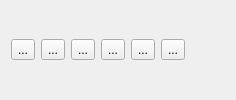
        <widget class="QFrame" name="align_frame">
         <property name="sizePolicy">
          <sizepolicy hsizetype="Preferred" vsizetype="Maximum">
           <horstretch>0</horstretch>
           <verstretch>0</verstretch>
          </sizepolicy>
         </property>
         <property name="frameShape">
          <enum>QFrame::NoFrame</enum>
         </property>
         <property name="frameShadow">
          <enum>QFrame::Plain</enum>
         </property>
         <layout class="QHBoxLayout" name="horizontalLayout_2">
          <property name="topMargin">
           <number>0</number>
          </property>
          <property name="bottomMargin">
           <number>0</number>
          </property>
          <item>
           <widget class="QToolButton" name="itemleft">
            <property name="text">
             <string>...</string>
            </property>
           </widget>
          </item>
          <item>
           <widget class="QToolButton" name="itemhcenter">
            <property name="text">
             <string>...</string>
            </property>
           </widget>
          </item>
          <item>
           <widget class="QToolButton" name="itemright">
            <property name="text">
             <string>...</string>
            </property>
           </widget>
          </item>
          <item>
           <widget class="QToolButton" name="itemtop">
            <property name="text">
             <string>...</string>
            </property>
           </widget>
          </item>
          <item>
           <widget class="QToolButton" name="itemvcenter">
            <property name="text">
             <string>...</string>
            </property>
           </widget>
          </item>
          <item>
           <widget class="QToolButton" name="itembottom">
            <property name="text">
             <string>...</string>
            </property>
           </widget>
          </item>
          <item>
           <spacer name="horizontalSpacer">
            <property name="orientation">
             <enum>Qt::Horizontal</enum>
            </property>
            <property name="sizeHint" stdset="0">
             <size>
              <width>40</width>
              <height>20</height>
             </size>
            </property>
           </spacer>
          </item>
         </layout>
        </widget>
